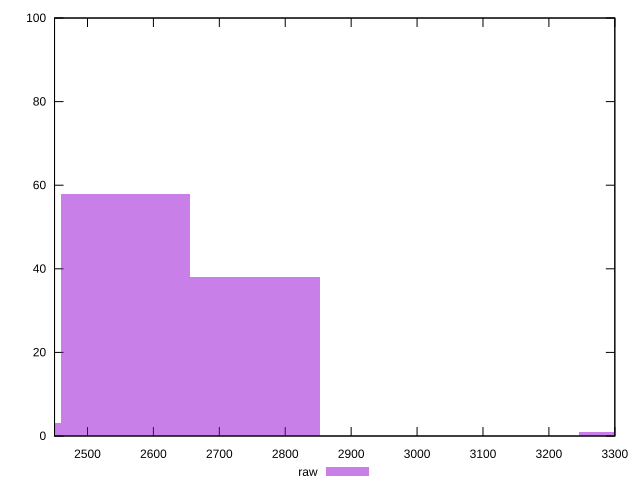

Generate this figure with gnuplot:
reset

$raw <<EOF
2557.779031956588 58
2754.5312651840177 38
3344.787964866307 1
2361.026798729158 3
EOF

set key outside below
set boxwidth 196.75223322742983
set xrange [2450:3300]
set yrange [0:100]
set trange [0:100]
set style fill transparent solid 0.5 noborder
set terminal svg size 640, 490 enhanced background rgb 'white'
set output "report_00017_2021-02-10T15-08-03.406Z/uses-text-compression/samples/pages+cached+noadtech/raw/histogram.svg"

plot $raw title "raw" with boxes

reset
